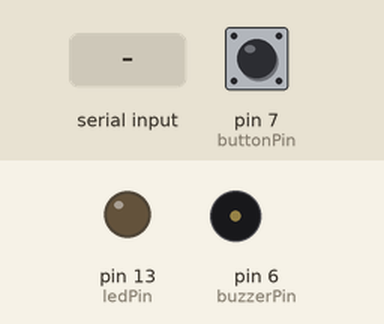
This sketch was run on a simulated Arduino Uno, built with avr-gcc and run on an emulated ATmega328P. Parts: output pins drawn as LEDs (lit = HIGH), buzzer (waves = sounding). The inputs (shaded band) are chosen by the test bench; at power-on: pin 7 (buttonPin) LOW. What the sketch prints to the serial monitor is not drawn.

Above: at 1.2 s.
1.3 s: pin 7 (buttonPin) pulled HIGH for 0.15 s
At 1.9 s:
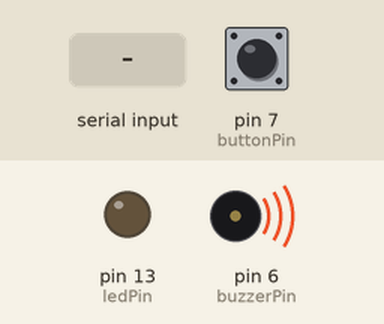
2.9 s: byte 1 (1) received over Serial
At 5.3 s:
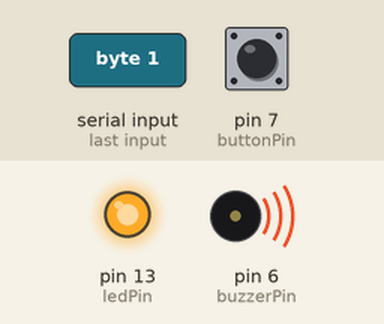
Timing chart, 0 to 6.8 s (numbered marks = the images above; inputs shaded):
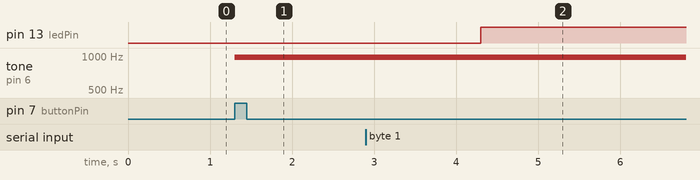

The sketch:

SemProj2.ino
```cpp
/* semproj2.ino */

//
// <JUDY PARK, JULIANNE PABONA, SHIRLEY LI>
// SEMESTER PROJECT
// U. Of Illinois, Chicago
// CS 362: Fall 2020
//

/* Description: Code that uses two servos attached to a catapult like device
 *  that throws a ball for a dog to fetch. This will also use serial communication
 *  so that two arduinos can communicate to each other. For this code, we will send
 *  information through Serial to the other Arduino once the button on the Arduino is pushed to
 *  reset the servos and turn the red LED on. If the button connected to this Arduino is pushed,
 *  it will make the buzzer go off. The volume of the buzzer could also be controlled via the potentiometer.
 */

#include <LiquidCrystal.h>

/* VARIABLES TO RUN PROGRAM */
// Variable to hold the pin numbers for buttons and leds
const int buttonPin = 7;
const int ledPin = 13;
const int buzzerPin = 6;
const int potPin = A2;

// Variables to hold the button states to notify if buttons have been pressed
int curButtonState;
int prevButtonState;

//Variable to hold potentiometer value
int potVal;

// Variables to hold the led state
int ledState = 0;

/* SETUP THE INPUTS AND OUTPUTS*/
void setup() {
  // Set up the Serial
  Serial.begin(9600);

  // Set the button as input and led as output
  pinMode(buttonPin, INPUT);
  pinMode(ledPin, OUTPUT);
  pinMode(potPin, INPUT);

  // Update the button state to read in if it has been pushed or not
  curButtonState = digitalRead(buttonPin);
}

void loop() {
  // Update the previous button state
  prevButtonState = curButtonState;

  // Read in the new state of the button and update curButtonState
  curButtonState = digitalRead(buttonPin);

  // Check if the serial got any input--if button was pressed it should receive a 1
  if(Serial.read() == 1) {
    // Update the led state to the opposite of what it was before
    ledState = !ledState;

    // Reflect it onto the led by writing to it
    digitalWrite(ledPin, ledState);

    //write 2 to the serial to indicate a reset of servos
    Serial.write(2);
  }

  // Check if the button has been pressed
  if (curButtonState == HIGH && prevButtonState == LOW) {

    // Write in a 1 to the serial to communicate
    Serial.write(1);

    //set potVal to the value at the potentiometer
    potVal = analogRead(potPin);

    // map the values stored in potval to store into a variable holding what the volume buzzer should be (0 to 6)
    byte volume = map(potVal, 0, 1024, 0, 6);

    // change volume of buzzer
    analogWrite(buzzerPin, volume);
    delay(3000);

    //stop the buzzer from making sound
    analogWrite(buzzerPin, 0);
  }


}
```

Measured:
- after the input at 1.3 s, tone on pin 6 (buzzerPin): silent → 977 Hz at once
- after the input at 2.9 s, pin 13 (ledPin): LOW → HIGH after 1.4 s
